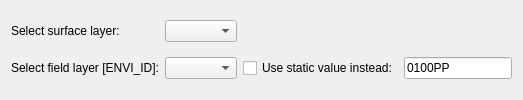
                <widget class="QWidget" name="tab_3">
                 <attribute name="title">
                  <string>Surfaces</string>
                 </attribute>
                 <layout class="QGridLayout" name="gridLayout_5">
                  <item row="1" column="0">
                   <widget class="QLabel" name="label_10">
                    <property name="text">
                     <string>Select surface layer:</string>
                    </property>
                   </widget>
                  </item>
                  <item row="2" column="1">
                   <widget class="QgsFieldComboBox" name="cb_surfID"/>
                  </item>
                  <item row="2" column="0">
                   <widget class="QLabel" name="label_11">
                    <property name="text">
                     <string>Select field layer [ENVI_ID]:</string>
                    </property>
                   </widget>
                  </item>
                  <item row="1" column="1">
                   <widget class="QgsMapLayerComboBox" name="cb_surfLayer">
                    <property name="sizePolicy">
                     <sizepolicy hsizetype="Expanding" vsizetype="Fixed">
                      <horstretch>0</horstretch>
                      <verstretch>0</verstretch>
                     </sizepolicy>
                    </property>
                    <property name="currentIndex">
                     <number>-1</number>
                    </property>
                    <property name="allowEmptyLayer">
                     <bool>true</bool>
                    </property>
                   </widget>
                  </item>
                  <item row="2" column="2">
                   <widget class="QCheckBox" name="chk_surf">
                    <property name="text">
                     <string>Use static value instead:</string>
                    </property>
                   </widget>
                  </item>
                  <item row="2" column="3">
                   <widget class="QLineEdit" name="le_surf">
                    <property name="text">
                     <string>0100PP</string>
                    </property>
                   </widget>
                  </item>
                 </layout>
                </widget>
